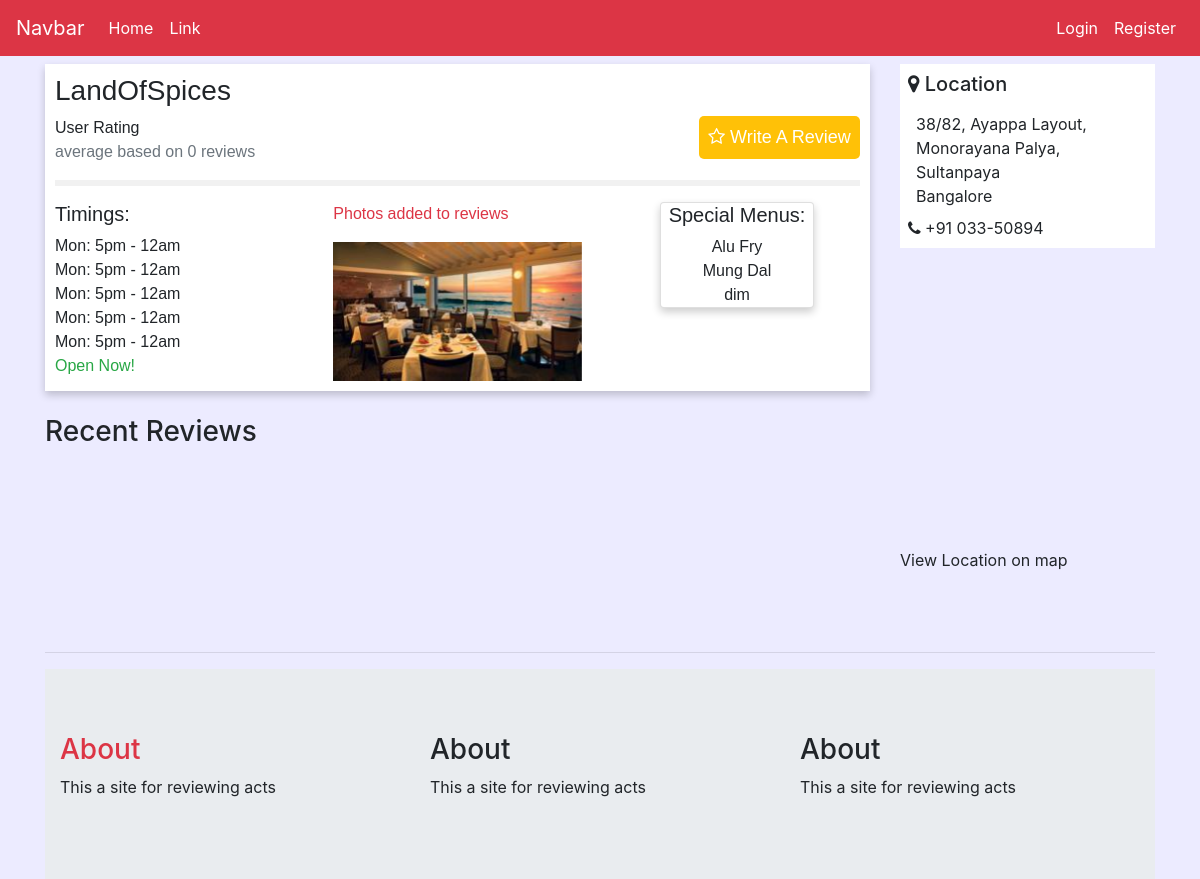
Page /restaurant/1 on the earlier database version.
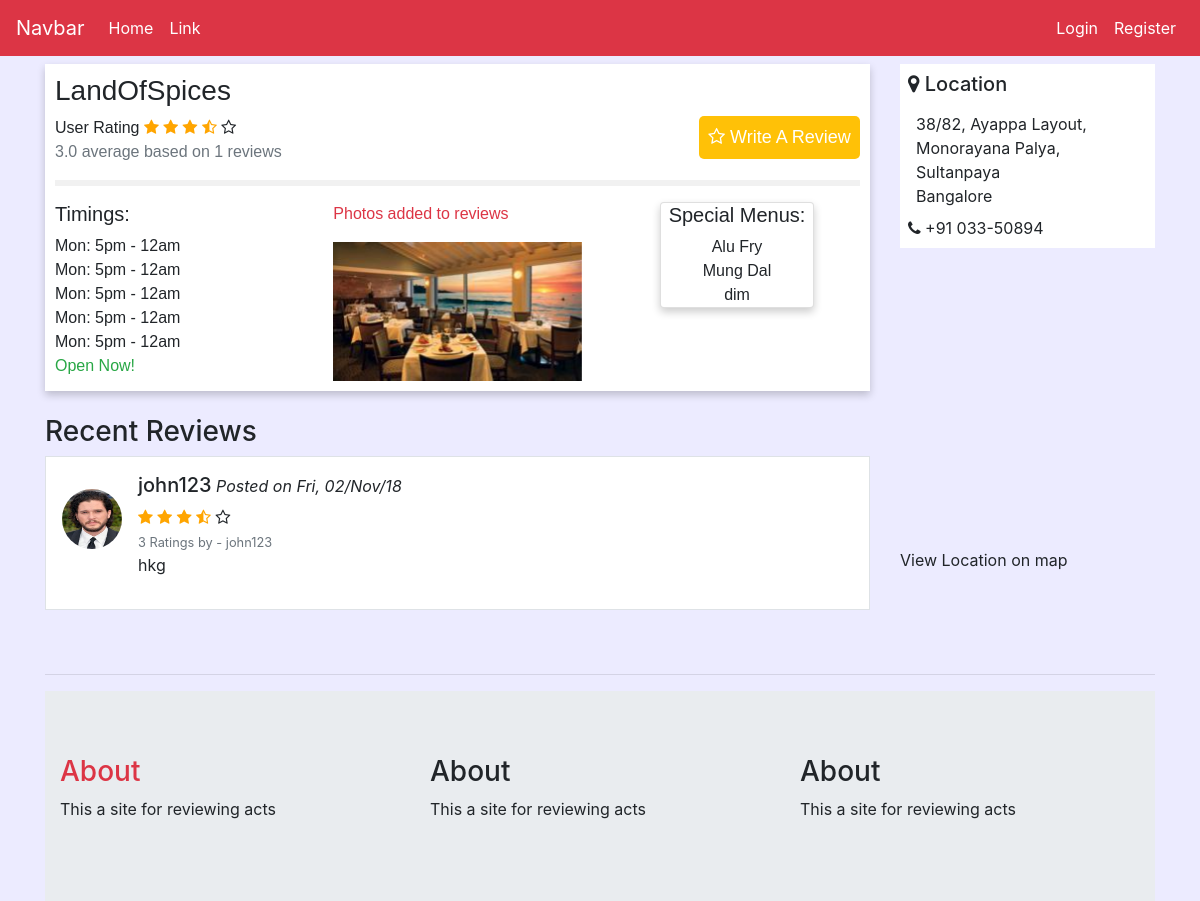
Same page on the later database version.
### redbricks/models.py (models this page shows, shortened)
class Restaurants(models.Model):
    owners_name = models.CharField(max_length=40)
    email = models.EmailField(max_length=40)
    contact_no = models.CharField(max_length=13)
    address = models.CharField(max_length=100)
    city = models.CharField(max_length=20, choices=city_names, default='Bangalore')
    res_name = models.CharField(max_length=40)
    restaurant_pic = models.ImageField(upload_to='restaurant_pic', default='default.jpg')

class Reviews(models.Model):
    ratings = models.IntegerField(choices=ratings_choice)
    comments = models.TextField(null=True, blank=True)
    reviewer = models.ForeignKey(User, on_delete=models.CASCADE)
    restaurant = models.ForeignKey(Restaurants, on_delete=models.CASCADE)
    date_posted=models.DateTimeField(default=timezone.now)

### users/models.py (models this page shows, shortened)
class UserProfile(models.Model):
    user = models.OneToOneField(User, on_delete=models.CASCADE)
    name = models.CharField(max_length=50, null=True, blank=True)
    current_city = models.CharField(max_length=20, null=True, blank=True)
    image = models.ImageField(default='default_profile_pic.jpg',upload_to='user_profile_pic')

### redbricks/views.py (the view)
# urls.py: path('restaurant/<int:id>',views.restaurents, name= 'redbricks-restaurant'),
def restaurents(request,id):
    restaurant = Restaurants.objects.get(pk=id)
    reviews = Reviews.objects.filter(restaurant=restaurant)
    avg_rating = reviews.aggregate(Avg('ratings'))
    context = {'restaurant':restaurant,
               'avg_ratings':avg_rating,
               'reviews':reviews}
    return render(request, 'redbricks/view_restaurant.html', context)

### redbricks/templates/redbricks/view_restaurant.html (shortened to what the changed rows need)
{% extends "redbricks/base.html" %}
{% block content %}
  <div class="row pt-2">
    <div class="col-md-9">
      <div class="res-card">
          <h3>{{ restaurant.res_name }}</h3>
          <button class="bg-warning" data-toggle="modal" data-target="#exampleModalCenter"><i class="fa fa-star-o" aria-hidden="true"></i> Write A Review</button>
            <div class="ratings">
                <span class="heading">User Rating</span>
              {% if avg_ratings.ratings__avg < 1 %}
                <span class="fa fa-star-half-o checked"></span>
                <span class="fa fa-star-o"></span>
                <span class="fa fa-star-o"></span>
                <span class="fa fa-star-o"></span>
                <span class="fa fa-star-o"></span>
              {% elif avg_ratings.ratings__avg < 2 %}
                <span class="fa fa-star checked"></span>
                <span class="fa fa-star-half-o checked"></span>
                <span class="fa fa-star"></span>
                <span class="fa fa-star"></span>
                <span class="fa fa-star"></span>
              {% elif avg_ratings.ratings__avg < 3 %}
                <span class="fa fa-star checked"></span>
                <span class="fa fa-star checked"></span>
                <span class="fa fa-star checked"></span>
                <span class="fa fa-star-half-o checked"></span>
                <span class="fa fa-star"></span>
              {% elif avg_ratings.ratings__avg < 4 %}
                <span class="fa fa-star checked"></span>
                <span class="fa fa-star checked"></span>
                <span class="fa fa-star checked"></span>
                <span class="fa fa-star-half-o checked"></span>
                <span class="fa fa-star-o"></span>
              {% elif avg_ratings.ratings__avg < 5 %}
                <span class="fa fa-star checked"></span>
                <span class="fa fa-star checked"></span>
                <span class="fa fa-star checked"></span>
                <span class="fa fa-star checked"></span>
                <span class="fa fa-star-half-o checked"></span>
              {% endif %}
                <p class="text text-muted"> {{avg_ratings.ratings__avg | floatformat:1}} average based on {{ restaurant.reviews_set.count }} reviews</p>
                <hr style="border:3px solid #f1f1f1">
            </div>
            <div class="row">
              <div class="col-md-4">
                <span>Mon: 5pm - 12am</span><br>
                <span>Mon: 5pm - 12am</span><br>
                <span>Mon: 5pm - 12am</span><br>
                <span>Mon: 5pm - 12am</span><br>
                <span>Mon: 5pm - 12am</span><br>
              </div>
              <div class="col-md-4">
                <div class="container-img">
                  <img src="{{ restaurant.restaurant_pic.url }}" alt="Avatar" class="image" style="width:100%">
                </div>
              </div>
              <div class="col-md-3 ml-4">
              </div>
            </div>
      </div>
       {% for review in reviews %}
        <div class="media border bg-white p-3">
          <img src="{{ review.reviewer.userprofile.image.url }}" alt="John Doe" class="mr-3 mt-3 rounded-circle" style="width:60px; height:60px">
          <div class="media-body">
            <h5>{{ review.reviewer }}<small><i> Posted on {{ review.date_posted | date:'D, d/M/y' }}</i></small></h5>
            <div class="ratings">
              <span class="fa fa-star checked"></span>
              <span class="fa fa-star checked"></span>
              <span class="fa fa-star checked"></span>
              <span class="fa fa-star-half-o checked"></span>
              <span class="fa fa-star-o"></span><br>
              <small class="text text-muted">{{ review.ratings }} Ratings by - {{ review.reviewer }}</small>
          </div>
          <p>{{ review.comments }}</p>
          </div>
        </div>
       {% endfor %}
    </div>
    <div class="col-md-3">
     <div class="bg-white p-2">
       <h5><i class="fa fa-map-marker" aria-hidden="true"></i> Location</h5>
       <div class="p-2">
         <span>{{ restaurant.address }}</span><br>
         <span>{{ restaurant.city }}</span>
       </div>
       <span><i class="fa fa-phone" aria-hidden="true"></i> {{ restaurant.contact_no }}</span>
      </div>
    </div>
{% endblock %}

Differences in the rows shown:
computed for Restaurants "LandOfSpices": reviews_set.count "0" → "1"
added Reviews: reviewer.userprofile.image (picture), reviewer "john123", date_posted "Fri, 02/Nov/18", ratings "3", comments "hkg"
Other differences:
{{ avg_ratings.ratings__avg | floatformat:1 }}: (not shown) → "3.0"
